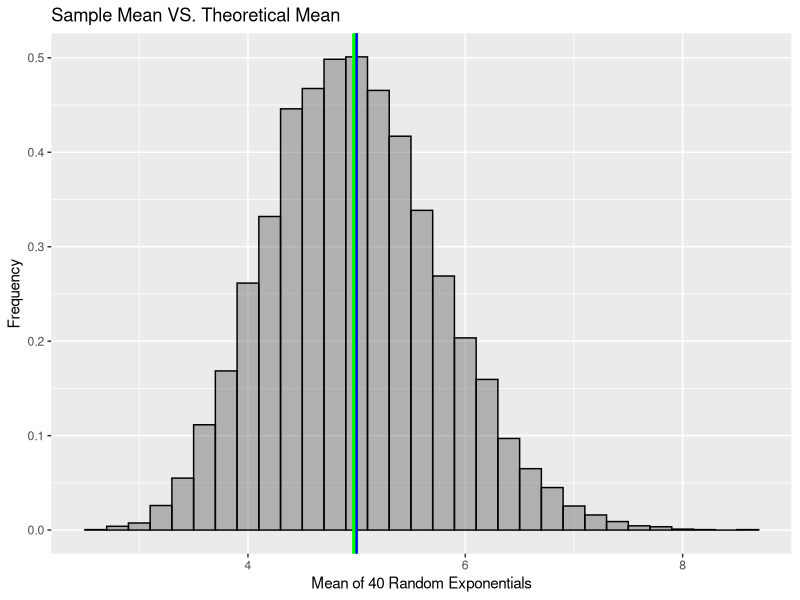
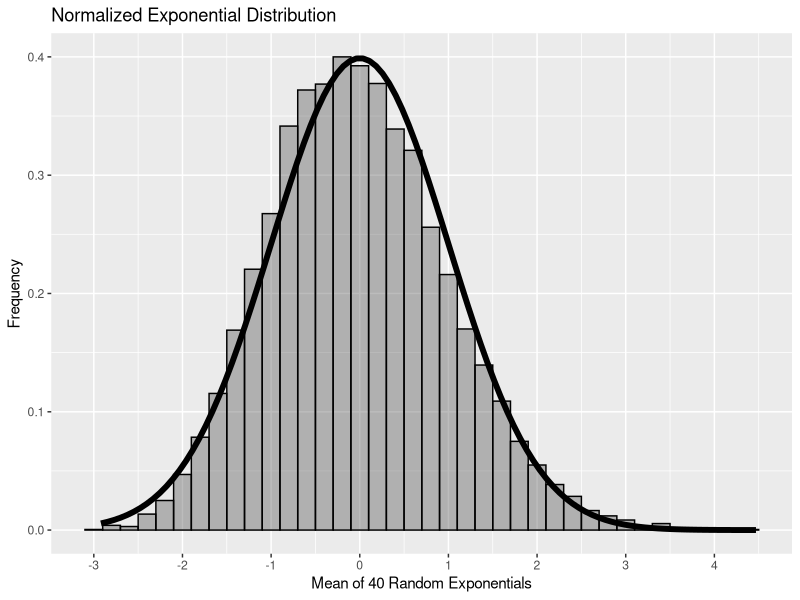

Reproduce these figures in R, in order.
## ---- chunk 1
knitr::opts_chunk$set(echo = TRUE)
library(ggplot2)
## ---- chunk 2
set.seed(512) #set seed to allow for reproducible results

## define the parameters of the experiment
n = 40 
lambda = .2
num_sim = 10000
mu = 1/lambda
sigma = 1/lambda

## simulation code (generating 10000 means of exponentially distributed variables)
mns = NULL
for (i in 1:num_sim) mns = c(mns, mean(rexp(n,lambda)))
summary(mns)

## ---- chunk 3
round(mean(mns), 4)
## ---- chunk 4
round(mean(mns), 4) - mu
## ---- chunk 5

dat = as.data.frame(mns)
q = ggplot(data = dat, aes(x = mns)) +
  geom_histogram(alpha =.4,binwidth = .2, color="black", aes(y = ..density..)) +
  geom_vline(xintercept = mean(mns),color = "green",size = 2) +
  geom_vline(xintercept = mu, color = "blue",size =.8)+
  labs(title = "Sample Mean VS. Theoretical Mean") +
  labs(x = "Mean of 40 Random Exponentials", y = "Frequency")
q
## ---- chunk 6
sqrt(var(mns))
## ---- chunk 7
X = mns
mu = 1/lambda
std_error = 1/lambda/sqrt(40)
std_variables = (X-mu)/std_error
dat2 = as.data.frame(std_variables)
## ---- chunk 8
mean(std_variables)
## ---- chunk 9
mean(std_variables)
## ---- chunk 10
q <- ggplot(data = dat2, aes(x = std_variables)) + 
      geom_histogram(alpha = 0.4, binwidth = 0.2, color = "black", aes(y = ..density..)) +
      labs(title = "Normalized Exponential Distribution") +
      labs(x = "Mean of 40 Random Exponentials", y = "Frequency") + 
      scale_x_continuous(breaks = seq(-6, 6, 1)) + 
      stat_function(fun = dnorm, size = 2)
      
q
